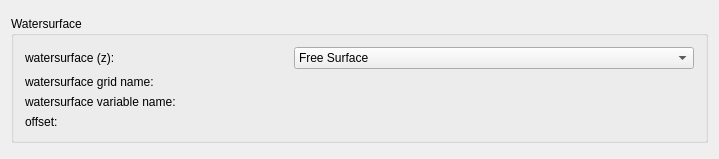
<ui version="4.0" >
 <comment>Python:from ChangeIndicatedLE import ChangeIndicatedLE</comment>
 <class>WatersurfaceBase</class>
 <widget class="QWidget" name="WatersurfaceBase" >
  <property name="geometry" >
   <rect>
    <x>0</x>
    <y>0</y>
    <width>710</width>
    <height>159</height>
   </rect>
  </property>
  <property name="sizePolicy" >
   <sizepolicy vsizetype="Fixed" hsizetype="Fixed" >
    <horstretch>0</horstretch>
    <verstretch>0</verstretch>
   </sizepolicy>
  </property>
  <property name="windowTitle" >
   <string>Watersurface</string>
  </property>
  <layout class="QGridLayout" name="gridLayout" >
   <item row="0" column="0" >
    <widget class="QGroupBox" name="groupBox" >
     <property name="sizePolicy" >
      <sizepolicy vsizetype="Fixed" hsizetype="Fixed" >
       <horstretch>0</horstretch>
       <verstretch>0</verstretch>
      </sizepolicy>
     </property>
     <property name="title" >
      <string>Watersurface</string>
     </property>
     <layout class="QVBoxLayout" name="verticalLayout" >
      <item>
       <layout class="QHBoxLayout" name="horizontalLayout" >
        <item>
         <widget class="QLabel" name="watersurfaceZTextLabel" >
          <property name="minimumSize" >
           <size>
            <width>263</width>
            <height>0</height>
           </size>
          </property>
          <property name="text" >
           <string>watersurface (z):</string>
          </property>
          <property name="wordWrap" >
           <bool>false</bool>
          </property>
         </widget>
        </item>
        <item>
         <widget class="QComboBox" name="gridZ1ComboBox" >
          <property name="sizePolicy" >
           <sizepolicy vsizetype="Fixed" hsizetype="MinimumExpanding" >
            <horstretch>0</horstretch>
            <verstretch>0</verstretch>
           </sizepolicy>
          </property>
          <property name="minimumSize" >
           <size>
            <width>400</width>
            <height>0</height>
           </size>
          </property>
          <item>
           <property name="text" >
            <string>Free Surface</string>
           </property>
          </item>
         </widget>
        </item>
       </layout>
      </item>
      <item>
       <layout class="QHBoxLayout" name="horizontalLayout_2" >
        <item>
         <widget class="QLabel" name="watersurfaceGridNameTextLabel" >
          <property name="minimumSize" >
           <size>
            <width>263</width>
            <height>0</height>
           </size>
          </property>
          <property name="text" >
           <string>watersurface grid name:</string>
          </property>
          <property name="wordWrap" >
           <bool>false</bool>
          </property>
         </widget>
        </item>
        <item>
         <widget class="ChangeIndicatedLE" native="1" name="watersurfaceGridNameLineEdit" />
        </item>
       </layout>
      </item>
      <item>
       <layout class="QHBoxLayout" name="horizontalLayout_3" >
        <item>
         <widget class="QLabel" name="watersurfaceVariableNameTextLabel" >
          <property name="minimumSize" >
           <size>
            <width>263</width>
            <height>0</height>
           </size>
          </property>
          <property name="text" >
           <string>watersurface variable name:</string>
          </property>
          <property name="wordWrap" >
           <bool>false</bool>
          </property>
         </widget>
        </item>
        <item>
         <widget class="ChangeIndicatedLE" native="1" name="watersurfaceVariableNameLineEdit" />
        </item>
       </layout>
      </item>
      <item>
       <layout class="QHBoxLayout" name="horizontalLayout_4" >
        <item>
         <widget class="QLabel" name="offsetTextLabel" >
          <property name="minimumSize" >
           <size>
            <width>263</width>
            <height>0</height>
           </size>
          </property>
          <property name="text" >
           <string>offset:</string>
          </property>
          <property name="wordWrap" >
           <bool>false</bool>
          </property>
         </widget>
        </item>
        <item>
         <widget class="ChangeIndicatedLE" native="1" name="watersurfaceOffsetLineEdit" />
        </item>
       </layout>
      </item>
     </layout>
    </widget>
   </item>
  </layout>
 </widget>
 <layoutdefault spacing="6" margin="11" />
 <customwidgets>
  <customwidget>
   <class>ChangeIndicatedLE</class>
   <extends>QWidget</extends>
   <header location="global" >ChangeIndicatedLE</header>
  </customwidget>
 </customwidgets>
 <includes>
  <include location="local" >changeindicatedle.h</include>
  <include location="local" >changeindicatedle.h</include>
  <include location="local" >changeindicatedle.h</include>
 </includes>
 <resources/>
 <connections/>
</ui>
